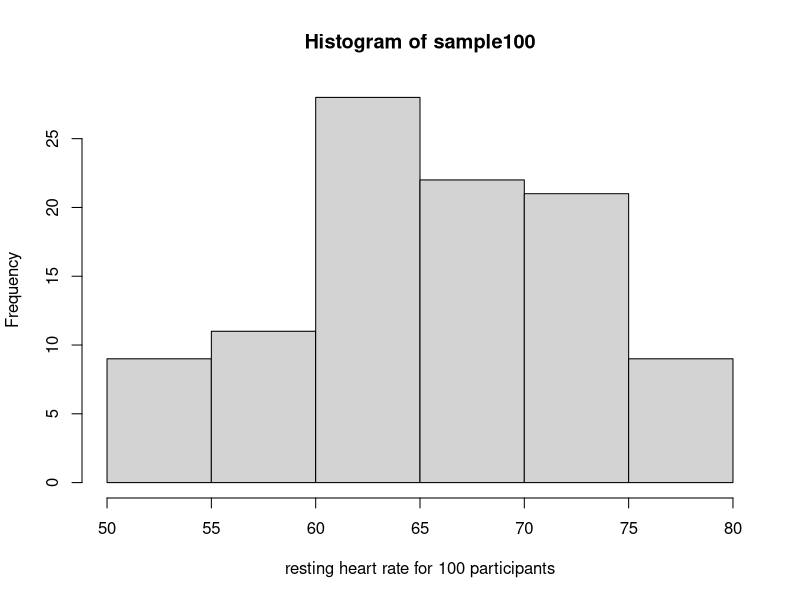
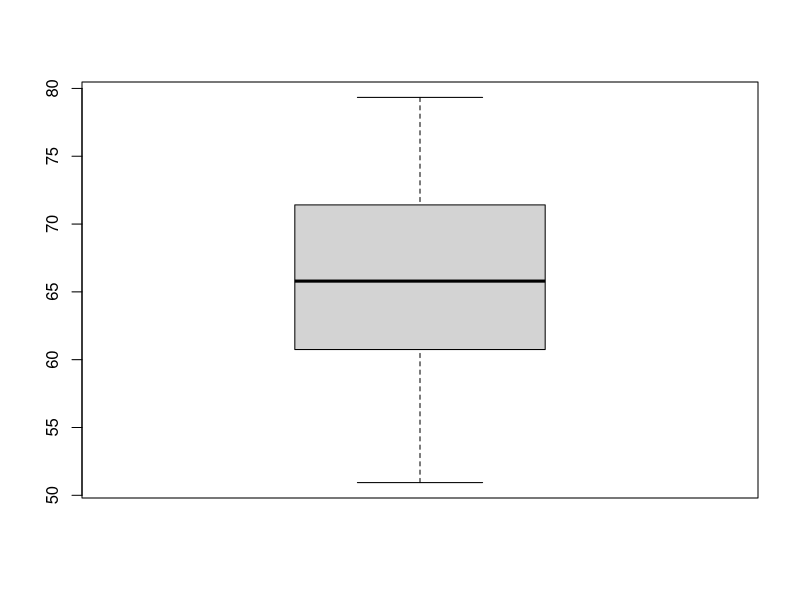
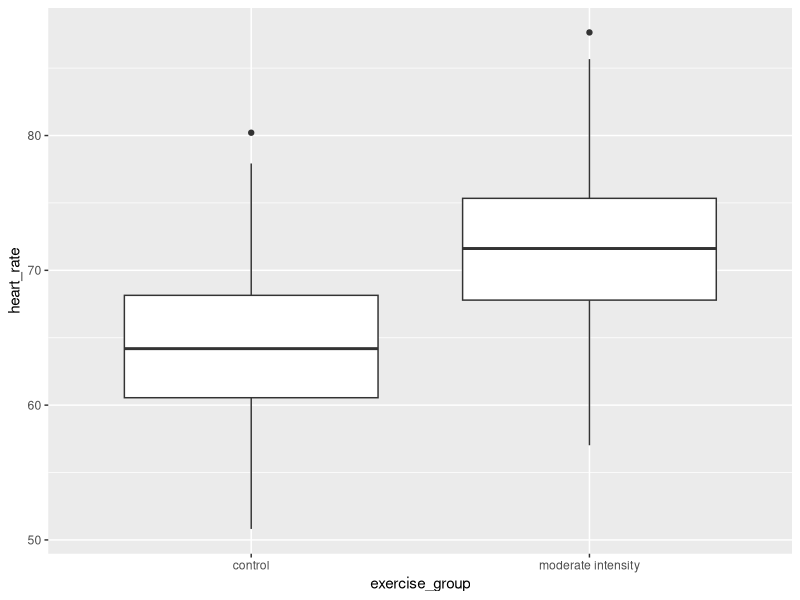
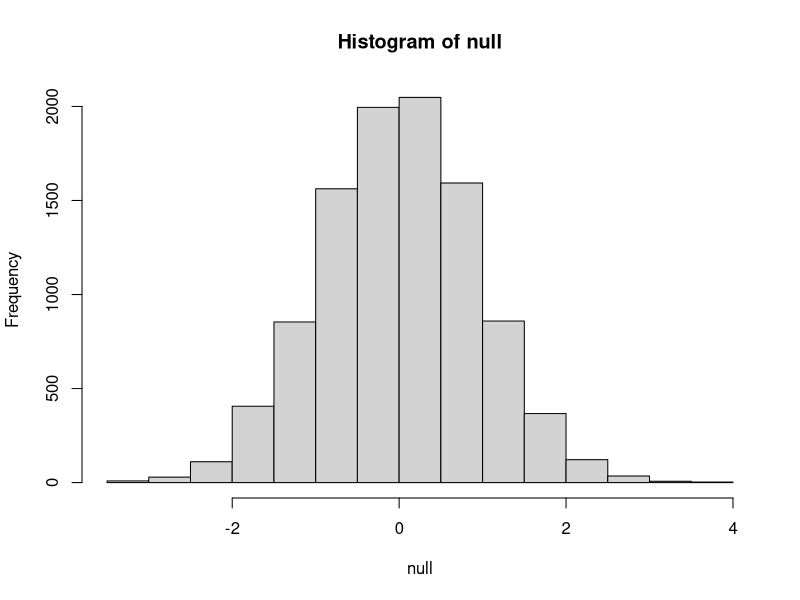
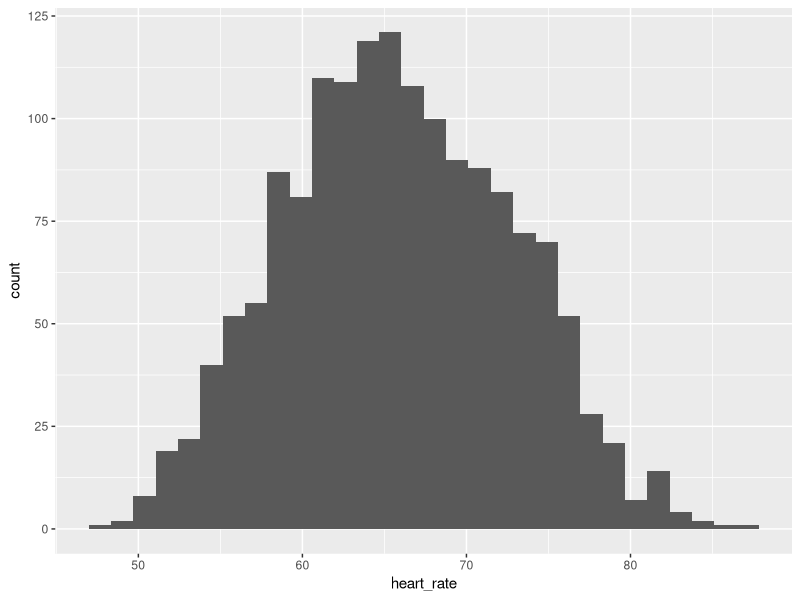
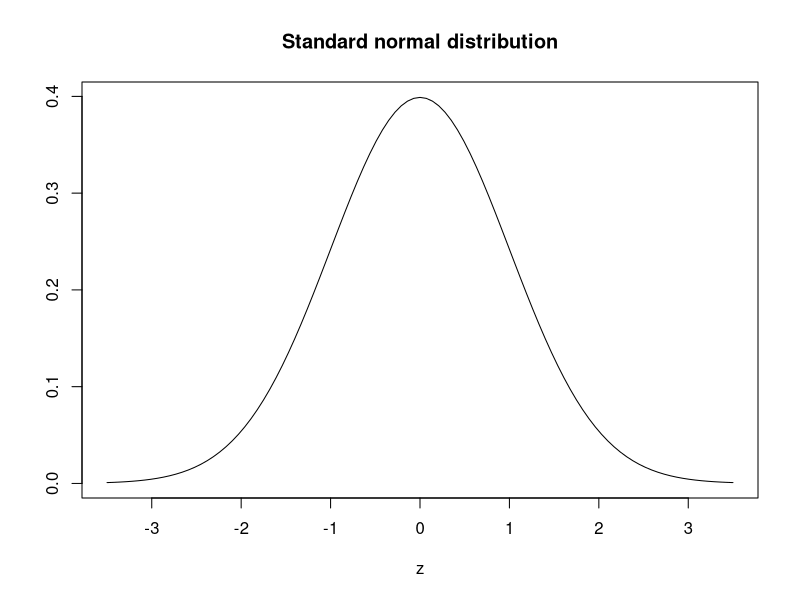
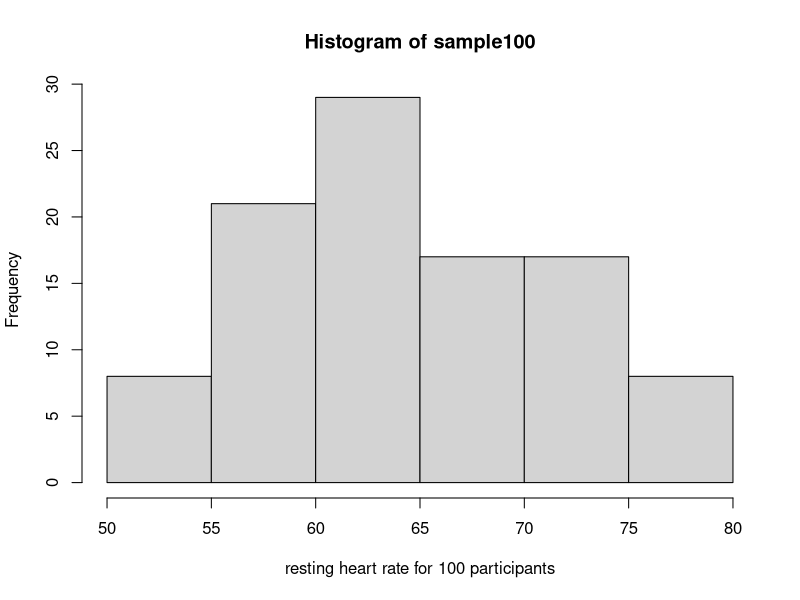
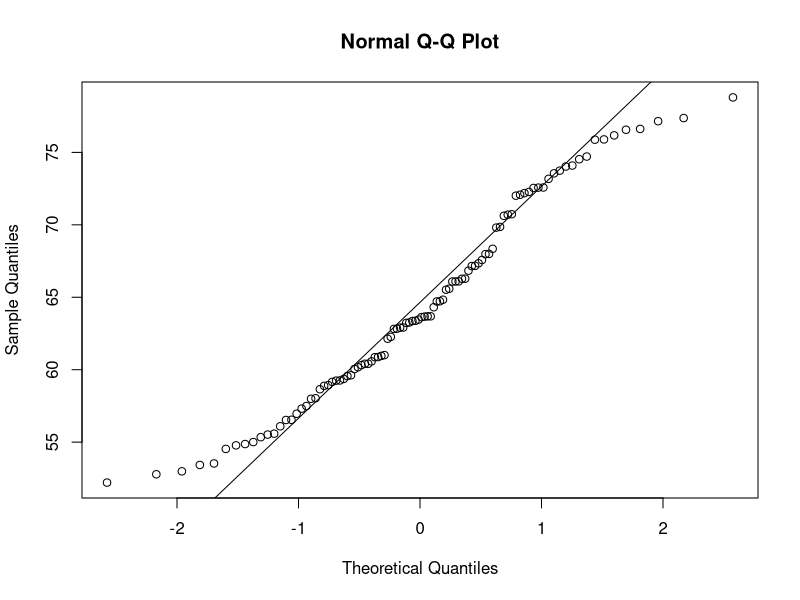

The R script that drew these images, in order:
## ---- chunk 1
library(tidyverse)
## ---- chunk 2
# load the tidyverse library to write more easily interpreted code
library(tidyverse)

# read in the simulated heart rate data
heart_rate <- read_csv("data/simulated_heart_rates.csv")

# take a random sample of 100 and create a histogram
# first set the seed for the random number generator
set.seed(42)
sample100 <- sample(heart_rate$heart_rate, 100)
hist(sample100, xlab = "resting heart rate for 100 participants")
## ---- chunk 3
boxplot(sample100)
## ---- chunk 4
heart_rate %>% 
  filter(exercise_group %in% c("moderate intensity", "control")) %>%
  ggplot(aes(exercise_group, heart_rate)) + 
  geom_boxplot()
## ---- chunk 5
# calculate the means of the two groups
# unlist() converts a tibble (special tidyverse table) to a vector
moderateHR <- heart_rate %>% 
            filter(exercise_group == "moderate intensity") %>% 
            select(heart_rate) %>% 
            unlist() 
controlHR <- heart_rate %>% 
                filter(exercise_group == "control") %>% 
                select(heart_rate) %>% 
                unlist() 
meanDiff <- mean(moderateHR) - mean(controlHR)
meanDiff
## ---- chunk 6
# calculate the sample mean of 100 people in each group
moderate100 <- mean(sample(moderateHR, size = 100))
control100 <- mean(sample(controlHR, size = 100))
moderate100 - control100
## ---- chunk 7
# calculate the sample mean of 100 people in each group
moderate100 <- mean(sample(moderateHR, size = 100))
control100 <- mean(sample(controlHR, size = 100))
moderate100 - control100
## ---- chunk 8
# read in the heart rates of the entire population of all elderly people
population <- heart_rate

# sample 100 of them and calculate the mean three times
mean(sample(population$heart_rate, size = 100))
mean(sample(population$heart_rate, size = 100))
mean(sample(population$heart_rate, size = 100))
## ---- chunk 9
## 100 controls
control <- sample(population$heart_rate, size = 100)

## another 100 controls that we pretend are on a high-intensity regimen
treatment <- sample(population$heart_rate, size = 100)
mean(control) - mean(treatment)
## ---- chunk 10
treatment <- replicate(n = 10000, mean(sample(population$heart_rate, 100)))
control <- replicate(n = 10000, mean(sample(population$heart_rate, 100)))
null <- control - treatment
hist(null)
abline(v=meanDiff, col="red", lwd=2)
## ---- chunk 11
mean(null >= meanDiff)
## ---- chunk 12
population %>% ggplot(mapping = aes(heart_rate)) + geom_histogram()
## ---- chunk 13
plot(function(x) dnorm(x), -3.5, 3.5, main = "Standard normal distribution",
     xlab = "z", ylab = "")
## ---- chunk 14
1 - pnorm(meanDiff, mean=mean(null), sd=sd(null))
## ---- chunk 15
sample100 <- sample(heart_rate$heart_rate, 100)
hist(sample100, xlab = "resting heart rate for 100 participants")
## ---- chunk 16
qqnorm(sample100)
qqline(sample100)
## ---- chunk 17
# Extract two exercise groups from the data
# Compare the means of the two groups

control_group <- population %>%
  filter(exercise_group == "control") 
moderate_group <- population %>%
  filter(exercise_group == "moderate intensity") 
t.test(x = control_group$heart_rate,
       y = moderate_group$heart_rate)
## ---- chunk 18
# save the t-test result and access the p-value alone
result <- t.test(x = control_group$heart_rate,
                 y = moderate_group$heart_rate)
result$p.value
## ---- chunk 19
# access the confidence interval
result$conf.int
## ---- chunk 20
Q <- qnorm(1- 0.05/2)
N <- 30
B <- 200
plot(mean(population$heart_rate) + c(-7,7), c(1,1), type="n", 
     xlab="heart rate", ylab="confidence interval", ylim=c(1,B))
abline(v=mean(population$heart_rate), col = "darkgray", lty = 3, lwd = 5)
for (i in 1:B) {
  hr <- sample(population$heart_rate, N)
  se <- sd(hr)/sqrt(N)
  interval <- c(mean(hr) - Q * se, mean(hr) + Q * se)
  covered <- mean(population$heart_rate) <= interval[2] & 
    mean(population$heart_rate) >= interval[1]
  color <- ifelse(covered, "lightblue", "red")
  lines(interval, c(i, i), col=color)
  }
## ---- chunk 21
ggplot(data.frame(x = c(0, 10)), aes(x = x)) +
  stat_function(fun = dnorm, args = list(3, 1), color = "#7570b3", lwd=1) +
  stat_function(fun = dnorm, args = list(5, 1), color = "#d95f02", lwd=1) +
  theme(axis.title.x=element_blank(), axis.title.y=element_blank()) + 
  annotate('text', x = 1.5, y = 0.3, label= "mean = 3\nsd = 1", color = "#7570b3") + 
  annotate('text', x = 6.5, y = 0.3, label= "mean = 5\nsd = 1", color = "#d95f02")
## ---- chunk 22
ggplot(data.frame(x = c(0, 10)), aes(x = x)) +
  stat_function(fun = dnorm, args = list(3, 2), color = "#7570b3", lwd=1) +
  stat_function(fun = dnorm, args = list(5, 1), color = "#d95f02", lwd=1) +
  theme(axis.title.x=element_blank(), axis.title.y=element_blank()) + 
  annotate('text', x = 1.5, y = 0.2, label= "mean = 3\nsd = 2", color = "#7570b3") + 
  annotate('text', x = 6.5, y = 0.3, label= "mean = 5\nsd = 1", color = "#d95f02")
## ---- chunk 23
heart_rate %>% 
  group_by(exercise_group) %>%
  summarise(across(heart_rate,
                   list(variance=var, standard_deviation = sd))) 
## ---- chunk 24
var.test(heart_rate$exercise_group == "control",
         heart_rate$exercise_group == "moderate intensity")
## ---- chunk 25
set.seed(1)
n_sims <- 1000 # we want 1000 simulations
p_vals <- c()  # create a vector to hold the p-values

for(i in 1:n_sims){
  group1 <- rnorm(n=30, mean=1, sd=2) # simulate group 1
  group2 <- rnorm(n=30, mean=0, sd=2) # simulate group 2
  
  # run t-test and extract the p-value
  p_vals[i] <- t.test(group1, group2, var.equal = TRUE)$p.value 
}

# check power (i.e. proportion of p-values that are smaller 
# than alpha-level of .05)
mean(p_vals < .05) 
## ---- chunk 26
# sample size = 783 per group
# delta = the observed effect size, meanDiff
# sd = standard deviation 
# significance level (Type 1 error probability or 
#                     false positive rate) = 0.05
# type = two-sample t-test
# What is the power of this experiment to detect 
#                     an effect of size meanDiff?
power.t.test(n = 783, delta = meanDiff, sd = sd(heart_rate$heart_rate), 
             sig.level = 0.05, type = "two.sample")
## ---- chunk 27
# delta = the observed effect size, meanDiff
# sd = standard deviation
# significance level (Type 1 error probability or false positive rate) = 0.05
# type = two-sample t-test
# What is the minimum sample size we would need at 80% power?
power.t.test(delta = meanDiff, sd = sd(heart_rate$heart_rate), 
             sig.level = 0.05, type = "two.sample", power = 0.8)
## ---- chunk 28
# n = (16/delta squared), where delta is the standardized effect size
# delta = effect size standardized as Cohen's d
#     (difference in means)/(standard deviation)  
standardizedEffectSize <- meanDiff/sd(heart_rate$heart_rate)
n <- 16/standardizedEffectSize^2
n
## ---- chunk 29
# difference in means = (4 * sd)/(square root of n)
# n = 100, the number that I can afford
SD <- sd(heart_rate$heart_rate)
detectableDifferenceInMeans <- (4 * SD)/sqrt(100)
detectableDifferenceInMeans
## ---- chunk 30
power.curve <- function(n){
  
cd <- seq(.01, 2, .1)  #Vector of effect sizes
samp.out <- NULL

for(i in 1:length(cd)) {
  power <-  power.t.test(n=n, delta=cd[i], 
                         sig.level=.05, type="two.sample")$power
  power <-  data.frame(effect.size=cd[i], power=power)
  samp.out <- rbind(samp.out, power)
  }

ggplot(samp.out, aes(effect.size, power)) +
  geom_line() + 
  geom_point() +
  theme_minimal() +
  geom_hline(yintercept = .8, lty=2, color='blue') +
  labs(title=paste0("t-test Power Curve for n=", n),
       x="Cohen's d",
       y="Power")
}
power.curve(5)
power.curve(50)
power.curve(500)
## ---- chunk 31
library(broom)

# start with a vector of effect size values to plot
seq(.01, 2, .49) %>% 
  # reverse the vector so the legend labels 
  # and the curves are in the same vertical order 
  rev() %>% 
  # map will help us perform power calculations for every
  # value in the vector of effect sizes
  map(
    # the purrr function will first do the power calculations, 
    # then turn it into a data frame,
    # then make a column that records the effect size 
    ~ power.t.test(
      # small steps in n values make a smooth plot
      n = seq(2, 100, .05), 
      # .x is each value in the effect size vector
      delta = .x) %>% 
      # turn the power.htest object into a dataframe (tibble)
      tidy() %>% 
      # keep track of the effect size 
      # for this set of calculations
      mutate(effect_size=as.factor(.x)) 
  ) %>%
  # map will return a list of data frames of the power
  # calculations so we need to turn it into a single dataframe
  bind_rows() %>% 
  # now we have data we can plot as usual!
  ggplot(aes(n, power, color=effect_size)) +
  # we used a lot of points so this geom_line will look smooth
  geom_line() +
  labs(y="Power",
       x = "Sample size",
       color = "Effect Size (Cohen's d)") +
  theme_bw()
